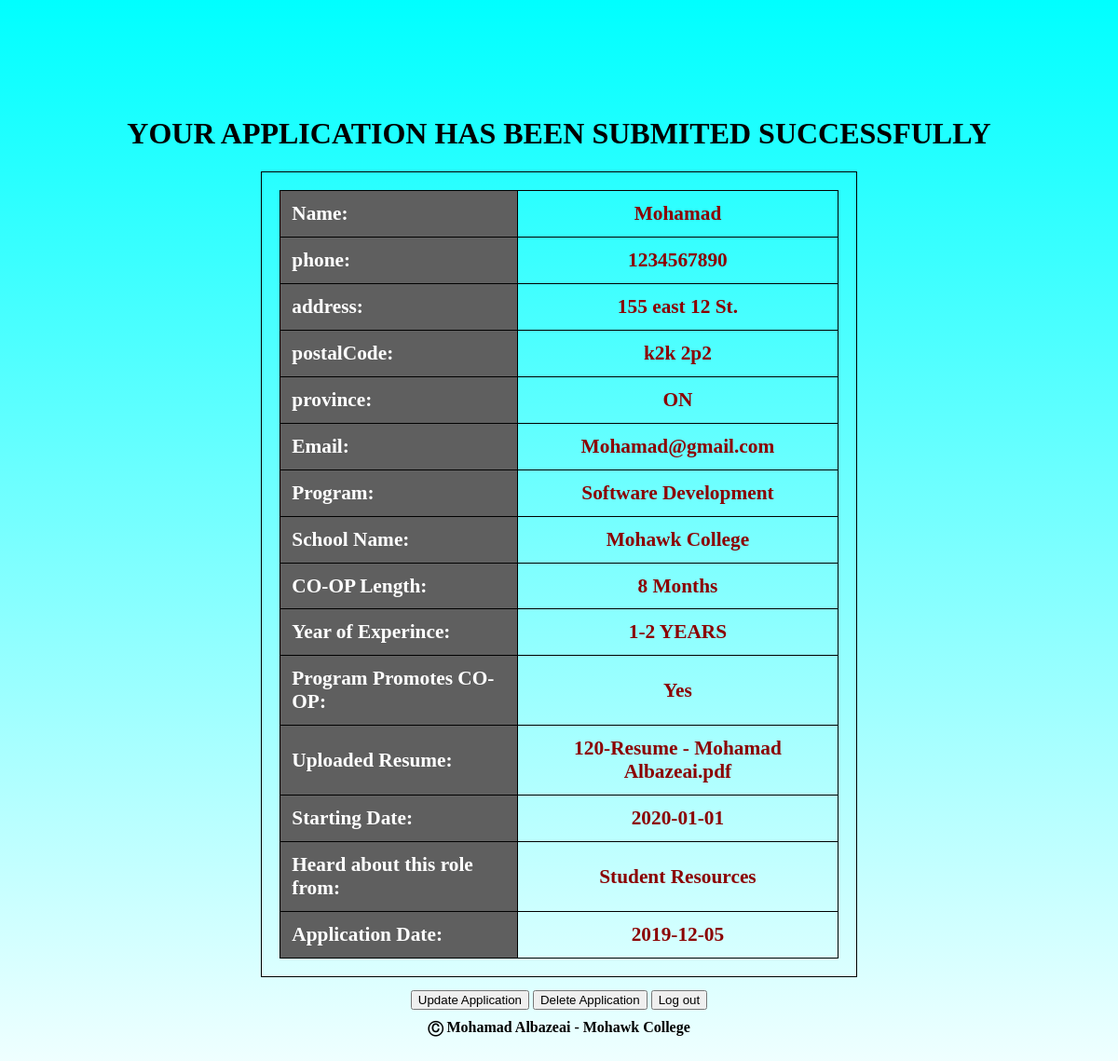
Screenshot of /update.php (signed in) with the database file from the repository.
### tables this page shows
CREATE TABLE `useraccount` (
  `name` varchar(60) DEFAULT NULL,
  `email` varchar(100) NOT NULL,
  `password` varchar(100) DEFAULT NULL,
  `phone` bigint(20) DEFAULT NULL,
  `address` varchar(60) DEFAULT NULL,
  `postalCode` varchar(10) DEFAULT NULL,
  `province` varchar(60) DEFAULT NULL
);

CREATE TABLE `application` (
  `email` varchar(100) NOT NULL,
  `program` varchar(60) DEFAULT NULL,
  `school` varchar(60) DEFAULT NULL,
  `workLength` varchar(60) DEFAULT NULL,
  `experince` varchar(40) DEFAULT NULL,
  `required` varchar(30) DEFAULT NULL,
  `resume` varchar(60) DEFAULT NULL,
  `startingDate` date DEFAULT NULL,
  `heard` varchar(60) DEFAULT NULL,
  `applicationDate` date DEFAULT NULL
);

### update.php (the view, shortened to what this page needs)
<!DOCTYPE html>
<html>
	<head>
		<link rel="stylesheet" href="../css/update.css"/>
	</head>
	<body>
		<h1 id="header">YOUR APPLICATION HAS BEEN SUBMITED SUCCESSFULLY</h1>
		<div id="deleteContent">
			<?php
				include "connect.php";
				$email = $_SESSION["email"] ;
				if($email !== "" and $email !== false){
					$command = "SELECT * FROM useraccount WHERE email = ?";
					$stmt = $dbh->prepare($command);
					$params = [$email];
					$success = $stmt->execute($params);
					echo "<table>";
					while($row = $stmt->fetch()){
							echo "<tr><th>Name:</th><td> ".$row['name']."</td></tr>";
							echo "<tr><th>phone:</th><td> ".$row['phone']."</td></tr>";
							echo "<tr><th>address:</th><td> ".$row['address']."</td></tr>";
							echo "<tr><th>postalCode:</th><td>" .$row['postalCode']."</td></tr>";
							echo "<tr><th>province:</th><td> ".$row['province']."</td></tr>";
					}
				}
				if($email !== "" and $email !== false){
					$command = "SELECT * FROM application WHERE email = ?";
					$stmt = $dbh->prepare($command);
					$params = [$email];
					$success = $stmt->execute($params);
					while($row = $stmt->fetch()){
						echo "<tr><th>Email:</th><td> ".$row['email']."</td></tr>";
						echo "<tr><th>Program:</th><td> ".$row['program']."</td></tr>";
						echo "<tr><th>School Name:</th><td> ".$row['school']."</td></tr>";
						echo "<tr><th>CO-OP Length:</th><td> ".$row['workLength']."</td></tr>";
						echo "<tr><th>Year of Experince:</th><td> ".$row['experince']."</td></tr>";
						echo "<tr><th>Program Promotes CO-OP: </th><td> ".$row['required']."</td></tr>";
						echo "<tr><th>Uploaded Resume: </th><td> ".$row['resume']."</td></tr>";
						echo "<tr><th>Starting Date: </th><td> ".$row['startingDate']."</td></tr>";
						echo "<tr><th>Heard about this role from:</th><td> ".$row['heard']."</td></tr>";
						echo "<tr><th>Application Date: </th><td> ".$row['applicationDate']."</td></tr>";
					}
					echo "</table>";
				}
			?>
		</div>
		<div>
			<button id="updateButton" type="button">Update Application</button>
			<button id="delete" type="button">Delete Application</button>
			<button id="logout" type="button">Log out</button>
		</div>
			<footer>&#9400; Mohamad Albazeai - Mohawk College</footer>
	</body>
</html>

### update.css (style rules this page uses)
body { background: linear-gradient(to bottom, #00ffff 0%, #ffffff 100%); background-repeat: no-repeat; padding: 8%; font-size: 12pt; font-weight: bold; text-align: center; }
div { margin: 1% ; }
footer { text-align : center; }
table { display: inline-block; }
td { color: darkred; }
table,td,th { border-collapse: collapse; border: 1px solid black; font-size: 16pt; padding: 2%; }
th { background-color: rgb(95, 95, 95); color: white; text-align: left; }

### rows the page displays
useraccount: name "Mohamad", phone "1234567890", address "155 east 12 St.", postalCode "k2k 2p2", province "ON"
application: email "Mohamad@gmail.com", program "Software Development", school "Mohawk College", workLength "8 Months", experince "1-2 YEARS", required "Yes", resume "120-Resume - Mohamad Albazeai.pdf", startingDate "2020-01-01", heard "Student Resources", applicationDate "2019-12-05"
